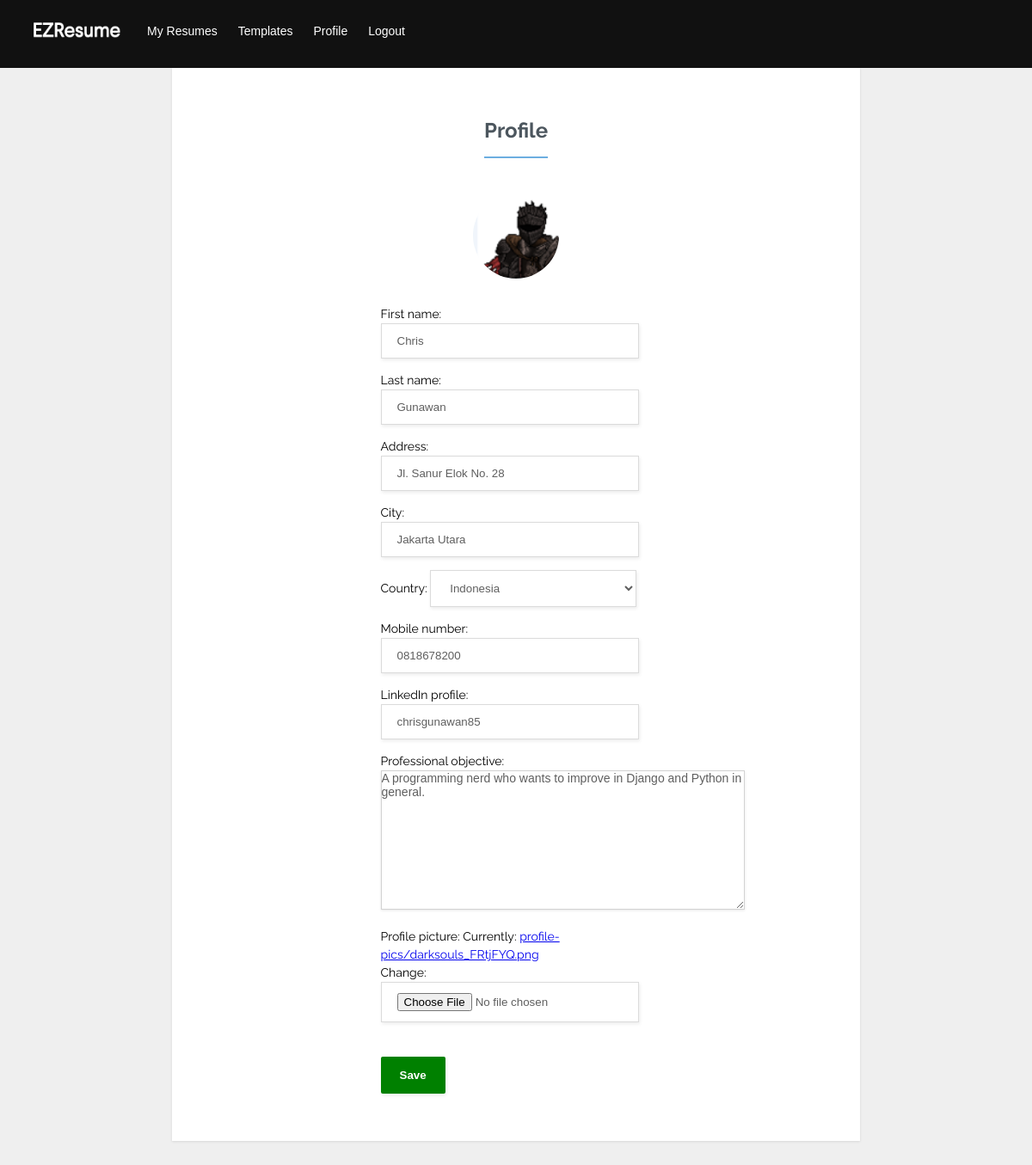
Before: /app/edit-profile/ (signed in) with the older database file.
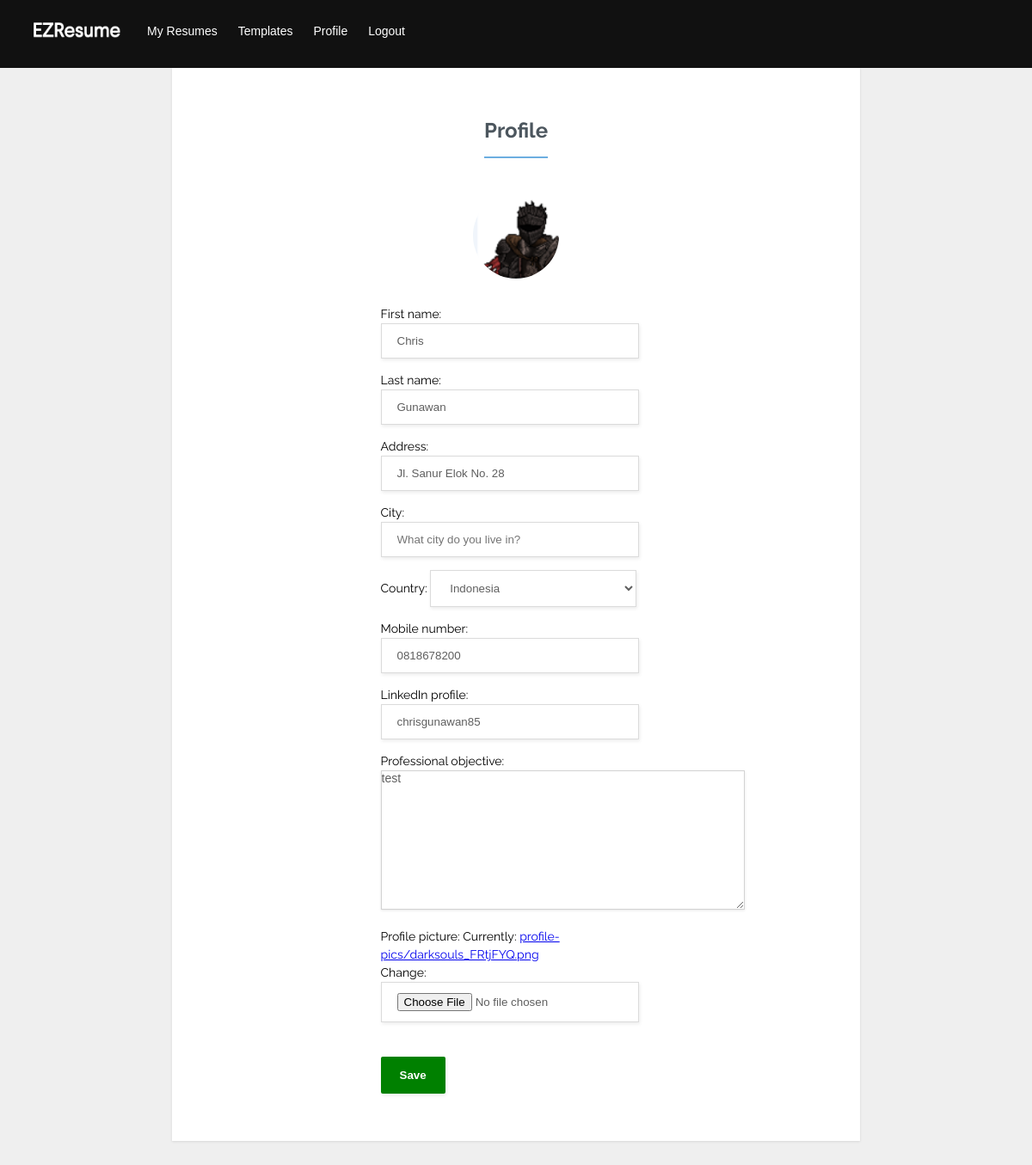
After: the same page with the newer database file.
### users/models.py (models this page shows, shortened)
class Profile(models.Model):
    user = models.OneToOneField(User, on_delete=models.CASCADE)
    phone_number = models.CharField(max_length=255, blank=True)
    address = models.CharField(max_length=255, blank=True)
    city = models.CharField(max_length=255, blank=True)
    country = CountryField(blank_label='(Select country)')
    linked_in = models.CharField(max_length=255, blank=True)
    objective = models.TextField(blank=True)
    profile_pic = models.ImageField(default="profile-pics/default.jpg/", upload_to="profile-pics")

### resumes/views.py (the view)
# urls.py: path('edit-profile/', views.edit_profile, name='edit-profile'),
@login_required()
def edit_profile(request):
    if request.method == 'POST':
        u_form = CustomUserChangeForm(request.POST, instance=request.user)
        p_form = ProfileUpdateForm(request.POST, request.FILES, instance=request.user.profile)
        if u_form.is_valid() and p_form.is_valid():
            u_form.save()
            p_form.save()
            messages.success(request, 'Your profile has been saved!')
            return HttpResponseRedirect(reverse('resumes:update-profile'))
    else:
        u_form = CustomUserChangeForm(instance=request.user)
        p_form = ProfileUpdateForm(instance=request.user.profile)
    context = {'p_form': p_form,
               'u_form': u_form,
               }
    return render(request, 'resumes/profile.html', context)

### resumes/forms.py
class ProfileUpdateForm(ModelForm):
    class Meta:
        model = Profile
        fields = ['address', 'city', 'country', 'phone_number', 'linked_in', 'objective', 'profile_pic', ]
        widgets = {'objective': Textarea(attrs={'class': 'objective-box', 'cols': 50, 'rows': 10}),
                   'city': TextInput(attrs={'placeholder': 'What city do you live in?'}),
                   }
        labels = {"linked_in": "LinkedIn profile",
                  "phone_number": "Mobile number",
                  "profile_pic": "Profile picture",
                  "objective": "Professional objective",
                  }

### users/forms.py
class CustomUserChangeForm(forms.ModelForm):
    class Meta:
        model = User
        fields = ('first_name', 'last_name', )

### resumes/templates/resumes/profile.html (shortened to what this page needs)
{% extends 'resumes/layout.html' %}
{% load static %}
{% block content %}
<form class="form-labels-on-top" method="POST" enctype="multipart/form-data">
    <div class="form-title-row">
        <h1>Profile</h1>
    </div>
    <div class="image-cropper">
        <img src="{{ user.profile.profile_pic.url }}">
    </div>
    <div class="form-row">
        {{ u_form.as_p }}
        {{ p_form.as_p }}
    </div>
    <div class="form-row">
        <button type="submit">Save</button>
    </div>
</form>
{% endblock %}

Changed rows visible on the page:
changed Profile "Jl. Sanur Elok No. 28": city "Jakarta Utara" → (not shown); objective "A programming nerd who wants to improve in Django and Python in general." → "test"
